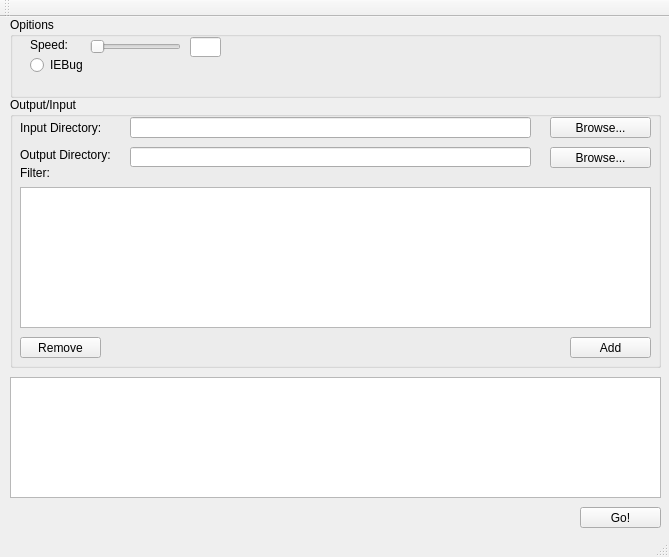
<?xml version="1.0" encoding="UTF-8"?>
<ui version="4.0">
 <class>ImagePackClass</class>
 <widget class="QMainWindow" name="ImagePackClass">
  <property name="geometry">
   <rect>
    <x>0</x>
    <y>0</y>
    <width>669</width>
    <height>557</height>
   </rect>
  </property>
  <property name="windowTitle">
   <string>ImagePack</string>
  </property>
  <widget class="QWidget" name="centralWidget">
   <widget class="QTextBrowser" name="textBrowser">
    <property name="geometry">
     <rect>
      <x>10</x>
      <y>360</y>
      <width>651</width>
      <height>121</height>
     </rect>
    </property>
   </widget>
   <widget class="QPushButton" name="pushButton_start">
    <property name="geometry">
     <rect>
      <x>580</x>
      <y>490</y>
      <width>81</width>
      <height>21</height>
     </rect>
    </property>
    <property name="text">
     <string>Go!</string>
    </property>
   </widget>
   <widget class="QGroupBox" name="groupBox">
    <property name="geometry">
     <rect>
      <x>10</x>
      <y>0</y>
      <width>651</width>
      <height>81</height>
     </rect>
    </property>
    <property name="title">
     <string>Opitions</string>
    </property>
    <widget class="QSlider" name="horizontalSlider">
     <property name="geometry">
      <rect>
       <x>80</x>
       <y>20</y>
       <width>91</width>
       <height>19</height>
      </rect>
     </property>
     <property name="orientation">
      <enum>Qt::Horizontal</enum>
     </property>
    </widget>
    <widget class="QLabel" name="label">
     <property name="geometry">
      <rect>
       <x>20</x>
       <y>20</y>
       <width>51</width>
       <height>16</height>
      </rect>
     </property>
     <property name="text">
      <string>Speed:</string>
     </property>
    </widget>
    <widget class="QRadioButton" name="radioButton">
     <property name="geometry">
      <rect>
       <x>20</x>
       <y>40</y>
       <width>89</width>
       <height>16</height>
      </rect>
     </property>
     <property name="text">
      <string>IEBug</string>
     </property>
    </widget>
    <widget class="QLineEdit" name="lineEdit_3">
     <property name="geometry">
      <rect>
       <x>180</x>
       <y>20</y>
       <width>31</width>
       <height>20</height>
      </rect>
     </property>
    </widget>
   </widget>
   <widget class="QGroupBox" name="groupBox_2">
    <property name="geometry">
     <rect>
      <x>10</x>
      <y>80</y>
      <width>651</width>
      <height>271</height>
     </rect>
    </property>
    <property name="title">
     <string>Output/Input</string>
    </property>
    <widget class="QPushButton" name="pushButton_input">
     <property name="geometry">
      <rect>
       <x>540</x>
       <y>20</y>
       <width>101</width>
       <height>21</height>
      </rect>
     </property>
     <property name="text">
      <string>Browse...</string>
     </property>
    </widget>
    <widget class="QPushButton" name="pushButton_output">
     <property name="geometry">
      <rect>
       <x>540</x>
       <y>50</y>
       <width>101</width>
       <height>21</height>
      </rect>
     </property>
     <property name="text">
      <string>Browse...</string>
     </property>
    </widget>
    <widget class="QListView" name="listView">
     <property name="geometry">
      <rect>
       <x>10</x>
       <y>90</y>
       <width>631</width>
       <height>141</height>
      </rect>
     </property>
    </widget>
    <widget class="QPushButton" name="pushButton_remove">
     <property name="geometry">
      <rect>
       <x>10</x>
       <y>240</y>
       <width>81</width>
       <height>21</height>
      </rect>
     </property>
     <property name="text">
      <string>Remove</string>
     </property>
    </widget>
    <widget class="QPushButton" name="pushButton_add">
     <property name="geometry">
      <rect>
       <x>560</x>
       <y>240</y>
       <width>81</width>
       <height>21</height>
      </rect>
     </property>
     <property name="text">
      <string>Add</string>
     </property>
    </widget>
    <widget class="QLabel" name="label_2">
     <property name="geometry">
      <rect>
       <x>10</x>
       <y>20</y>
       <width>101</width>
       <height>21</height>
      </rect>
     </property>
     <property name="text">
      <string>Input Directory:</string>
     </property>
    </widget>
    <widget class="QLabel" name="label_3">
     <property name="geometry">
      <rect>
       <x>10</x>
       <y>50</y>
       <width>101</width>
       <height>16</height>
      </rect>
     </property>
     <property name="text">
      <string>Output Directory:</string>
     </property>
    </widget>
    <widget class="QLabel" name="label_4">
     <property name="geometry">
      <rect>
       <x>10</x>
       <y>70</y>
       <width>54</width>
       <height>12</height>
      </rect>
     </property>
     <property name="text">
      <string>Filter:</string>
     </property>
    </widget>
    <widget class="QLineEdit" name="lineEdit">
     <property name="geometry">
      <rect>
       <x>120</x>
       <y>20</y>
       <width>401</width>
       <height>21</height>
      </rect>
     </property>
    </widget>
    <widget class="QLineEdit" name="lineEdit_2">
     <property name="geometry">
      <rect>
       <x>120</x>
       <y>50</y>
       <width>401</width>
       <height>20</height>
      </rect>
     </property>
    </widget>
   </widget>
  </widget>
  <widget class="QMenuBar" name="menuBar">
   <property name="geometry">
    <rect>
     <x>0</x>
     <y>0</y>
     <width>669</width>
     <height>23</height>
    </rect>
   </property>
  </widget>
  <widget class="QToolBar" name="mainToolBar">
   <attribute name="toolBarArea">
    <enum>TopToolBarArea</enum>
   </attribute>
   <attribute name="toolBarBreak">
    <bool>false</bool>
   </attribute>
  </widget>
  <widget class="QStatusBar" name="statusBar"/>
 </widget>
 <layoutdefault spacing="6" margin="11"/>
 <resources>
  <include location="imagepack.qrc"/>
 </resources>
 <connections/>
</ui>
